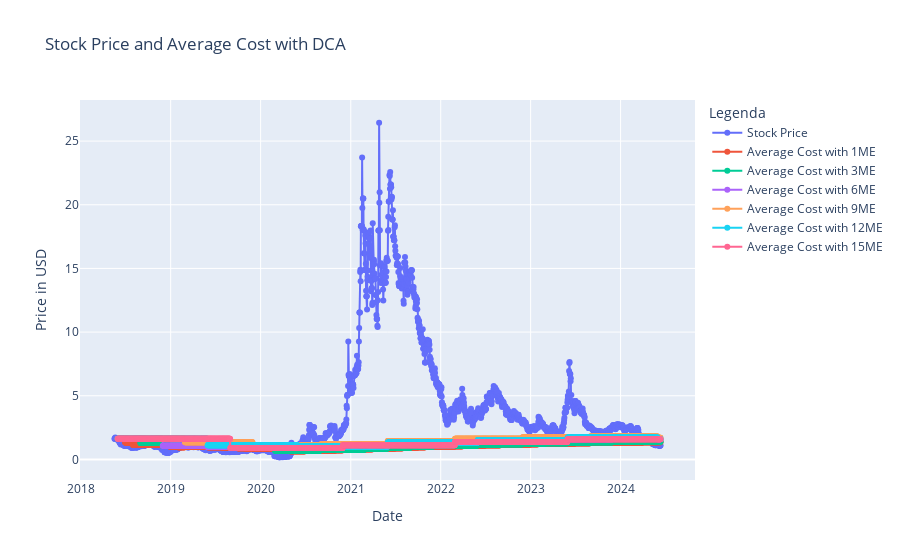
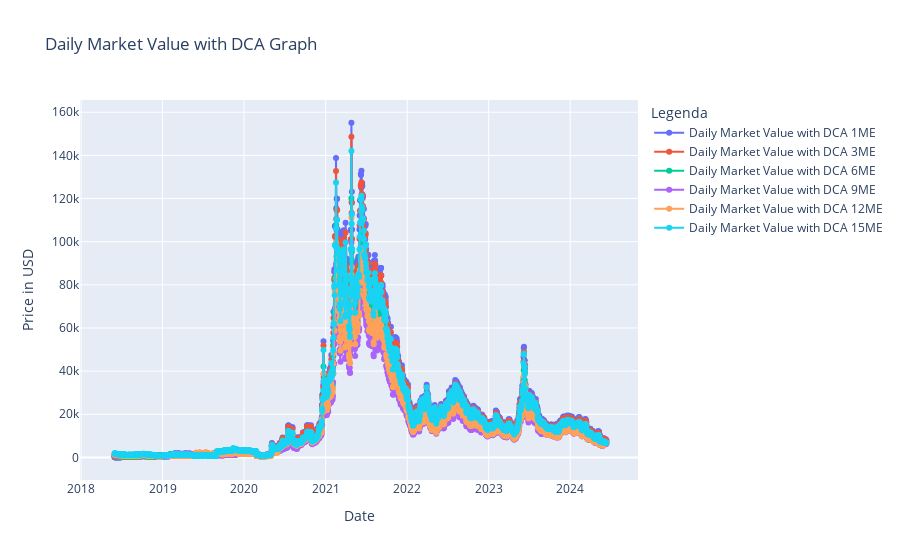
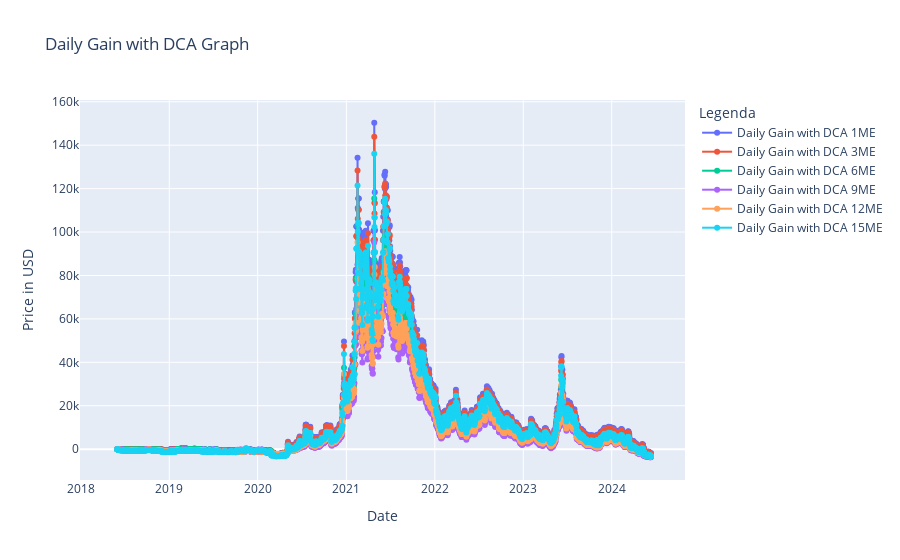
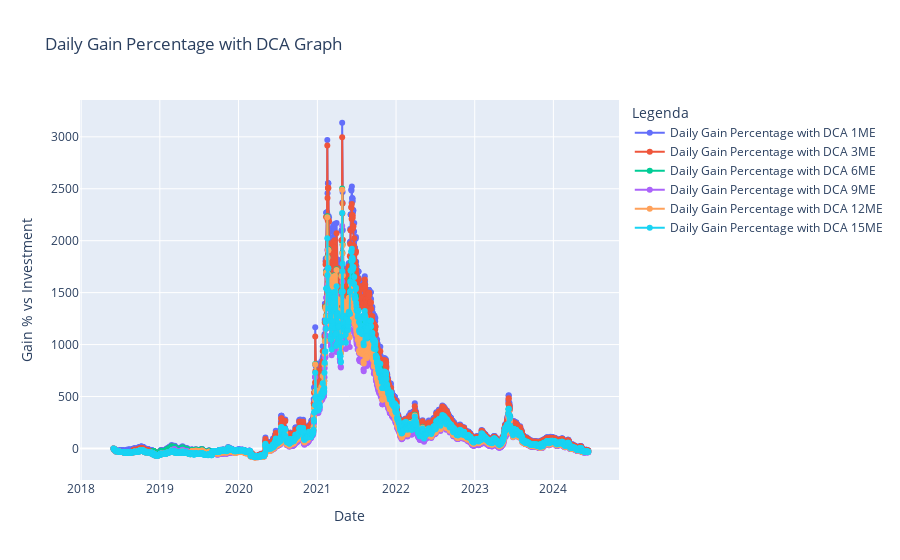

The code cell stored with these charts, in order, in its notebook:
### Markdown cell above
Plotting Section for DCA vs Sum Lump 
====================================

### Code cell
plots = []

# Assumiamo che stock_data_dca_values sia un DataFrame con una colonna 'price'
# e che l'indice sia un DateTimeIndex delle date

# Aggiungiamo il primo plot, che rappresenta il prezzo e il costo medio di carico

plots.append(
    {
        "y": [stock_data_dca_values["stock_price"]]
        + [result["average_cost"] for result in results.values()],
        "x": [stock_data_dca_values.index]
        + [result["dates_purchase_list"] for result in results.values()],
        "name_trace": ["Stock Price"]
        + [f"Average Cost with {freq}" for freq in purchase_frequencies],
        "name_graph": "Stock Price and Average Cost with DCA",
        "xaxis_title": "Date",
        "yaxis_title": "Price in USD",
    }
)

# Aggiungiamo gli altri plot usando un ciclo for per estrarre i dati da ciascun risultato
for metric in [
    ("market_value", "Daily Market Value with DCA", "Price in USD"),
    ("daily_gain", "Daily Gain with DCA", "Price in USD"),
    ("daily_gain_perc", "Daily Gain Percentage with DCA", "Gain % vs Investment"),
]:
    plot_data = {
        "y": [
            results[freq]["daily_gains_df"][metric[0]] for freq in purchase_frequencies
        ],
        "x": [results[freq]["dates_purchase_list"] for freq in purchase_frequencies],
        "name_trace": [f"{metric[1]} {freq}" for freq in purchase_frequencies],
        "name_graph": f"{metric[1]} Graph",
        "xaxis_title": "Date",
        "yaxis_title": metric[2],
    }
    plots.append(plot_data)

# Qui andrebbe definita la funzione 'create_plot'
# Per ogni configurazione di plot nel nostro array, generiamo e visualizziamo il grafico
for plot in plots:
    fig = create_plot(
        x=plot["x"],
        y=plot["y"],
        name_graph=plot["name_graph"],
        name_trace=plot["name_trace"],
        xaxis_title=plot["xaxis_title"],
        yaxis_title=plot["yaxis_title"],
    )


##Define which is the best strategy
(best_strategy, best_average_cost, best_number_shares, best_market_value) = (
    get_best_investment_strategy(results)
)

#### Strategia con 200MA

### Controllo la 200MA per capire se investire o meno
### Se il mio prezzo medio e' sopra la 200MA e la 200MA cresce allora non faccio niente, altrimenti quando average_cost <= 200MA, compro

### Figure 1 — Plotly figure (JSON) as saved in the notebook; plotly's stock layout.template omitted (floating-point values rounded to 4 significant figures; data arrays with more than 128 entries replaced by an {"elided": "..."} marker saying what was removed)
{"data": [{"mode": "lines+markers+text", "name": "Stock Price", "type": "scatter", "x": {"elided": "2217 str values"}, "y": {"elided": "2217 float values"}}, {"mode": "lines+markers+text", "name": "Average Cost with 1ME", "type": "scatter", "x": {"elided": "2217 str values"}, "y": {"elided": "2217 float values"}}, {"mode": "lines+markers+text", "name": "Average Cost with 3ME", "type": "scatter", "x": {"elided": "2217 str values"}, "y": {"elided": "2217 float values"}}, {"mode": "lines+markers+text", "name": "Average Cost with 6ME", "type": "scatter", "x": {"elided": "2217 str values"}, "y": {"elided": "2217 float values"}}, {"mode": "lines+markers+text", "name": "Average Cost with 9ME", "type": "scatter", "x": {"elided": "2217 str values"}, "y": {"elided": "2217 float values"}}, {"mode": "lines+markers+text", "name": "Average Cost with 12ME", "type": "scatter", "x": {"elided": "2217 str values"}, "y": {"elided": "2217 float values"}}, {"mode": "lines+markers+text", "name": "Average Cost with 15ME", "type": "scatter", "x": {"elided": "2217 str values"}, "y": {"elided": "2217 float values"}}], "layout": {"hovermode": "x", "legend": {"title": {"text": "Legenda"}}, "title": {"text": "Stock Price and Average Cost with DCA"}, "xaxis": {"title": {"text": "Date"}}, "yaxis": {"title": {"text": "Price in USD"}}}}

### Figure 2 — Plotly figure (JSON) as saved in the notebook; plotly's stock layout.template omitted (floating-point values rounded to 4 significant figures; data arrays with more than 128 entries replaced by an {"elided": "..."} marker saying what was removed)
{"data": [{"mode": "lines+markers+text", "name": "Daily Market Value with DCA 1ME", "type": "scatter", "x": {"elided": "2217 str values"}, "y": {"elided": "2217 float values"}}, {"mode": "lines+markers+text", "name": "Daily Market Value with DCA 3ME", "type": "scatter", "x": {"elided": "2217 str values"}, "y": {"elided": "2217 float values"}}, {"mode": "lines+markers+text", "name": "Daily Market Value with DCA 6ME", "type": "scatter", "x": {"elided": "2217 str values"}, "y": {"elided": "2217 float values"}}, {"mode": "lines+markers+text", "name": "Daily Market Value with DCA 9ME", "type": "scatter", "x": {"elided": "2217 str values"}, "y": {"elided": "2217 float values"}}, {"mode": "lines+markers+text", "name": "Daily Market Value with DCA 12ME", "type": "scatter", "x": {"elided": "2217 str values"}, "y": {"elided": "2217 float values"}}, {"mode": "lines+markers+text", "name": "Daily Market Value with DCA 15ME", "type": "scatter", "x": {"elided": "2217 str values"}, "y": {"elided": "2217 float values"}}], "layout": {"hovermode": "x", "legend": {"title": {"text": "Legenda"}}, "title": {"text": "Daily Market Value with DCA Graph"}, "xaxis": {"title": {"text": "Date"}}, "yaxis": {"title": {"text": "Price in USD"}}}}

### Figure 3 — Plotly figure (JSON) as saved in the notebook; plotly's stock layout.template omitted (floating-point values rounded to 4 significant figures; data arrays with more than 128 entries replaced by an {"elided": "..."} marker saying what was removed)
{"data": [{"mode": "lines+markers+text", "name": "Daily Gain with DCA 1ME", "type": "scatter", "x": {"elided": "2217 str values"}, "y": {"elided": "2217 float values"}}, {"mode": "lines+markers+text", "name": "Daily Gain with DCA 3ME", "type": "scatter", "x": {"elided": "2217 str values"}, "y": {"elided": "2217 float values"}}, {"mode": "lines+markers+text", "name": "Daily Gain with DCA 6ME", "type": "scatter", "x": {"elided": "2217 str values"}, "y": {"elided": "2217 float values"}}, {"mode": "lines+markers+text", "name": "Daily Gain with DCA 9ME", "type": "scatter", "x": {"elided": "2217 str values"}, "y": {"elided": "2217 float values"}}, {"mode": "lines+markers+text", "name": "Daily Gain with DCA 12ME", "type": "scatter", "x": {"elided": "2217 str values"}, "y": {"elided": "2217 float values"}}, {"mode": "lines+markers+text", "name": "Daily Gain with DCA 15ME", "type": "scatter", "x": {"elided": "2217 str values"}, "y": {"elided": "2217 float values"}}], "layout": {"hovermode": "x", "legend": {"title": {"text": "Legenda"}}, "title": {"text": "Daily Gain with DCA Graph"}, "xaxis": {"title": {"text": "Date"}}, "yaxis": {"title": {"text": "Price in USD"}}}}

### Figure 4 — Plotly figure (JSON) as saved in the notebook; plotly's stock layout.template omitted (floating-point values rounded to 4 significant figures; data arrays with more than 128 entries replaced by an {"elided": "..."} marker saying what was removed)
{"data": [{"mode": "lines+markers+text", "name": "Daily Gain Percentage with DCA 1ME", "type": "scatter", "x": {"elided": "2217 str values"}, "y": {"elided": "2217 float values"}}, {"mode": "lines+markers+text", "name": "Daily Gain Percentage with DCA 3ME", "type": "scatter", "x": {"elided": "2217 str values"}, "y": {"elided": "2217 float values"}}, {"mode": "lines+markers+text", "name": "Daily Gain Percentage with DCA 6ME", "type": "scatter", "x": {"elided": "2217 str values"}, "y": {"elided": "2217 float values"}}, {"mode": "lines+markers+text", "name": "Daily Gain Percentage with DCA 9ME", "type": "scatter", "x": {"elided": "2217 str values"}, "y": {"elided": "2217 float values"}}, {"mode": "lines+markers+text", "name": "Daily Gain Percentage with DCA 12ME", "type": "scatter", "x": {"elided": "2217 str values"}, "y": {"elided": "2217 float values"}}, {"mode": "lines+markers+text", "name": "Daily Gain Percentage with DCA 15ME", "type": "scatter", "x": {"elided": "2217 str values"}, "y": {"elided": "2217 float values"}}], "layout": {"hovermode": "x", "legend": {"title": {"text": "Legenda"}}, "title": {"text": "Daily Gain Percentage with DCA Graph"}, "xaxis": {"title": {"text": "Date"}}, "yaxis": {"title": {"text": "Gain % vs Investment"}}}}
